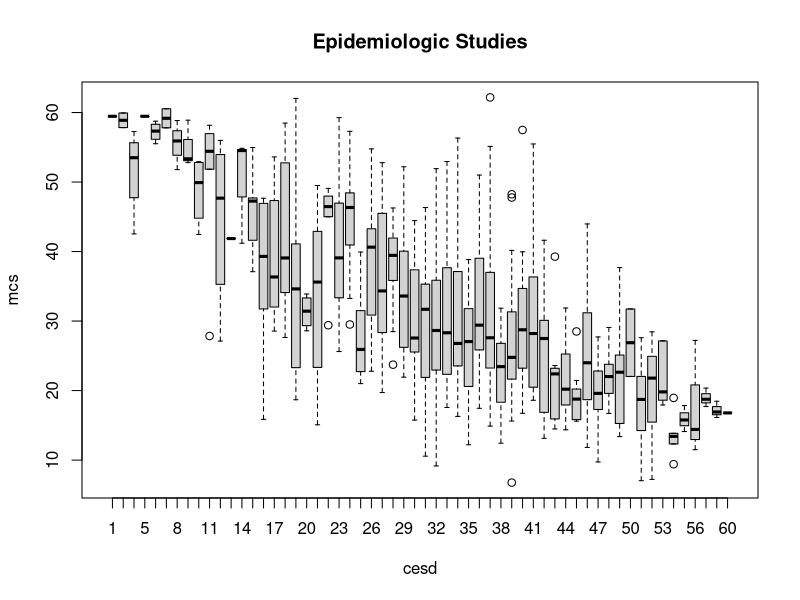
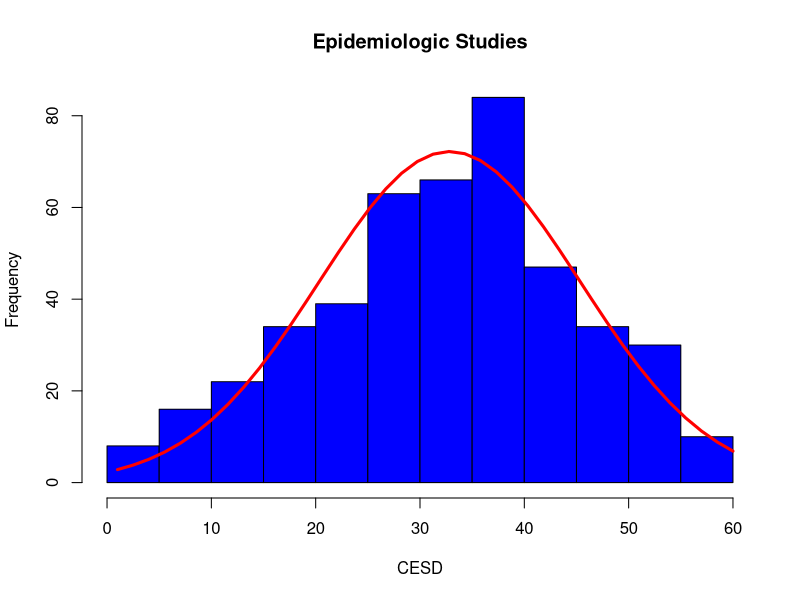
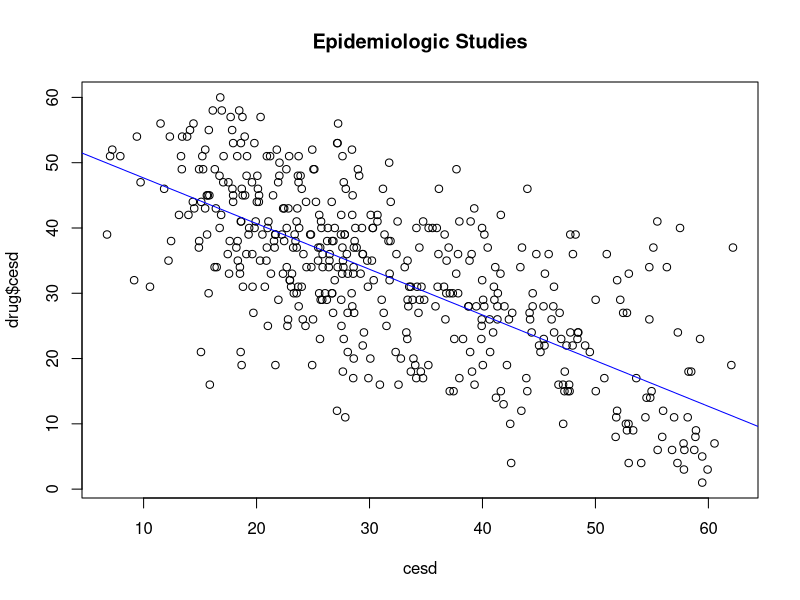

These figures' R source, in order:
## ---- chunk 1
library(lattice)
library(psych)
library(gmodels)
library(readr)
## ---- chunk 2
drug <- read_csv("drug.csv")
## ---- chunk 3
drug
## ---- chunk 4
mean(drug$cesd)
## ---- chunk 5
var(drug$cesd)
## ---- chunk 6
describe(drug)
## ---- chunk 7
boxplot(mcs~cesd, data = drug, main = "Epidemiologic Studies", xlab = "cesd")
## ---- chunk 8
x = drug$cesd

h <- hist(x, breaks=10, col="blue", xlab="CESD", main = "Epidemiologic Studies")

xfit <- seq(min(x), max(x),length=40)

yfit <- dnorm(xfit, mean=mean(x), sd=sd(x))
yfit <- yfit*diff(h$mids[1:2])*length(x)

lines(xfit, yfit, col="red", lwd=3)
## ---- chunk 9
plot(drug$mcs, drug$cesd, main = "Epidemiologic Studies", xlab = "cesd")
abline(lm(drug$mcs~drug$cesd), col="blue")
## ---- chunk 10
cor(drug$mcs, drug$cesd, use="everything")
## ---- chunk 11
mytable <- CrossTable(drug$sex, drug$homeless)
## ---- chunk 12
mytable
